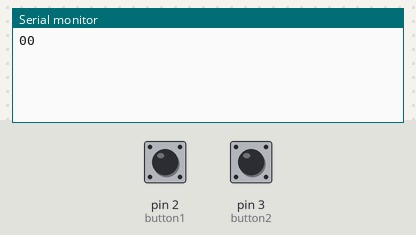
The sketch below on a simulated Arduino Uno, built with avr-gcc and run on an emulated ATmega328P. On the bench: the last lines printed to the serial monitor. The inputs (shaded band) are chosen by the test bench; at power-on: pin 2 (button1) LOW, pin 3 (button2) LOW.

Above: at 1.2 s.
1.3 s: pin 2 (button1) pulled HIGH for 0.15 s
At 2.7 s:
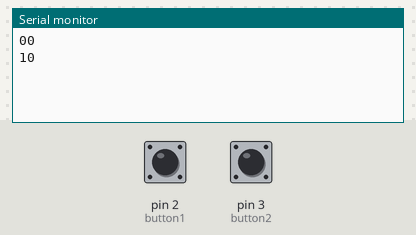
2.9 s: pin 3 (button2) pulled HIGH for 0.15 s
At 3.7 s:
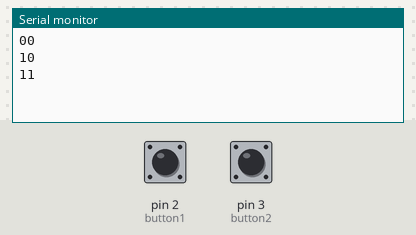
4.5 s: pin 2 (button1) pulled HIGH for 1 s
At 5.8 s:
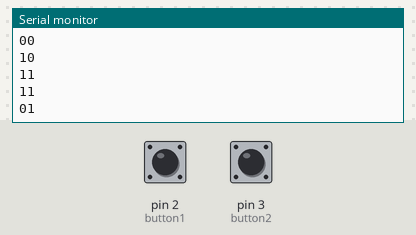
Timing chart, 0 to 7.5 s (numbered marks = the images above; inputs shaded):
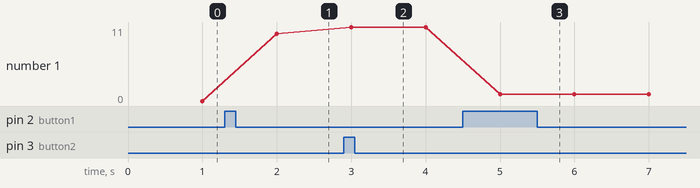

Measured:
- after the input at 1.3 s, the serial monitor: prints a new line after 0.70 s (image 1)
- after the input at 2.9 s, the serial monitor: prints a new line after 0.10 s (image 2)
- after the input at 4.5 s, the serial monitor: prints a new line after 0.50 s (image 3)
- plotted number 1: 0 → 10 after the input at 1.3 s, 10 → 11 after the input at 2.9 s, 11 → 1 after the input at 4.5 s

The sketch:

Task3.1.2.ino
```cpp
//Slave code

#include <Wire.h>
#define button1 2
#define button2 3


int toggle1 = 0;
int toggle2 = 0;


void setup()
{


  Wire.begin(10); //Entered the bus
  Wire.onRequest(miso);//miso stands for Master input Slave output

  //Initializing the pins
  pinMode(button1,INPUT);
  pinMode(button2,INPUT);

  //Applying the interrupt when pressing the buttons
  attachInterrupt(digitalPinToInterrupt(button1),buttonToggle1,RISING);
  attachInterrupt(digitalPinToInterrupt(button2),buttonToggle2,RISING);


  Serial.begin(9600);
}

void loop()
{

  //Prints out the button toggles every second
  delay(1000);
  Serial.print(toggle1);
  Serial.println(toggle2);


}

//Queues the toggles in the buffer
void miso()
{


  Wire.write(toggle1);
  Wire.write(toggle2);

}


void buttonToggle1()
{


  if(digitalRead(button1) == HIGH)
  {
    delay(400);
    toggle1 = !toggle1;
  }


}


void buttonToggle2()
{


  if(digitalRead(button2) == HIGH)
  {
    delay(400);
    toggle2 = !toggle2;
  }


}
```
